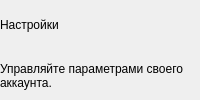
                        <widget class="QWidget" name="settingsHeading">
                          <layout class="QHBoxLayout" name="settingsHeadingLayout" stretch="1">
                            <property name="leftMargin">
                              <number>0</number>
                            </property>
                            <property name="topMargin">
                              <number>0</number>
                            </property>
                            <property name="rightMargin">
                              <number>0</number>
                            </property>
                            <property name="bottomMargin">
                              <number>0</number>
                            </property>
                            <property name="spacing">
                              <number>16</number>
                            </property>
                            <item>
                              <widget class="QWidget" name="settingsHeadingText">
                                <layout class="QVBoxLayout" name="settingsTitlesLayout">
                                  <property name="leftMargin">
                                    <number>0</number>
                                  </property>
                                  <property name="topMargin">
                                    <number>0</number>
                                  </property>
                                  <property name="rightMargin">
                                    <number>0</number>
                                  </property>
                                  <property name="bottomMargin">
                                    <number>0</number>
                                  </property>
                                  <property name="spacing">
                                    <number>3</number>
                                  </property>
                                  <item>
                                    <widget class="QLabel" name="settingsTitle">
                                      <property name="text">
                                        <string>Настройки</string>
                                      </property>
                                      <property name="heading" stdset="0">
                                        <bool>true</bool>
                                      </property>
                                    </widget>
                                  </item>
                                  <item>
                                    <widget class="QLabel" name="settingsSubtitle">
                                      <property name="text">
                                        <string>Управляйте параметрами своего аккаунта.</string>
                                      </property>
                                      <property name="muted" stdset="0">
                                        <bool>true</bool>
                                      </property>
                                      <property name="wordWrap">
                                        <bool>true</bool>
                                      </property>
                                    </widget>
                                  </item>
                                </layout>
                              </widget>
                            </item>
                          </layout>
                        </widget>
